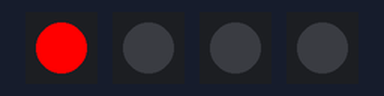
The sketch below on a simulated ESP32. Parts: 4 × 1 RGB LEDs in strip order, left to right.

Above: at 0.2 s.
At 1.2 s:
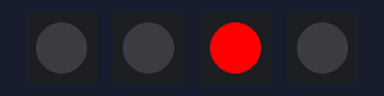
At 1.7 s:
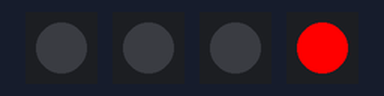
At 3.1 s:
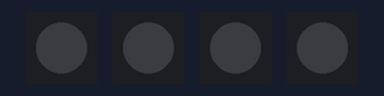
At 4.9 s:
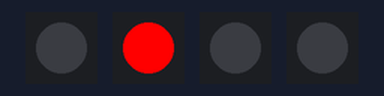
Timing chart, 0 to 5.5 s (numbered marks = the images above):
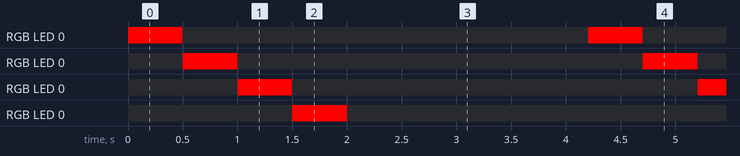

Measured:
- by itself, RGB LED 0, RGB LED 0, RGB LED 0, RGB LED 0: alternates RGB(255, 0, 0) for 0.50 s and off for 3.7 s
- by itself, everything shown: repeats every 4.2 s, in 5 steps

The sketch:

NeoPIxelSanity.ino
```cpp
#include <Adafruit_NeoPixel.h>

//––– Configuration
#define NUM_PIXELS 4
uint8_t LED_PINS[NUM_PIXELS] = { 33, 32, 22, 21 };
//––– Create one NeoPixel instance per pin (each has exactly 1 LED)
Adafruit_NeoPixel pixels[NUM_PIXELS] = {
  Adafruit_NeoPixel(1, LED_PINS[0], NEO_GRB + NEO_KHZ800),
  Adafruit_NeoPixel(1, LED_PINS[1], NEO_GRB + NEO_KHZ800),
  Adafruit_NeoPixel(1, LED_PINS[2], NEO_GRB + NEO_KHZ800),
  Adafruit_NeoPixel(1, LED_PINS[3], NEO_GRB + NEO_KHZ800),
};

void setup() {
  // Initialize each NeoPixel
  for (int i = 0; i < NUM_PIXELS; i++) {
    pixels[i].begin();
    pixels[i].show();  // make sure it starts “off”
  }
}

void loop() {
  // 1) Scan a single red pixel from first to last
  for (int i = 0; i < NUM_PIXELS; i++) {
    // clear all LEDs
    for (int j = 0; j < NUM_PIXELS; j++) {
      pixels[j].clear();
      pixels[j].show();
    }
    // light only pixel i in red
    pixels[i].setPixelColor(0, pixels[i].Color(255, 0, 0));
    pixels[i].show();
    delay(500);  // how long each stays lit
  }

  // 2) Hold all off for 2 seconds
  for (int j = 0; j < NUM_PIXELS; j++) {
    pixels[j].clear();
    pixels[j].show();
  }
  delay(2000);

  // 3) Short pause before repeating
  delay(200);
}
```
